Frame 1 (no input): blank canvas, image omitted
Frame 60 (the mouse pressed at the canvas centre just before this capture): blank canvas, image omitted
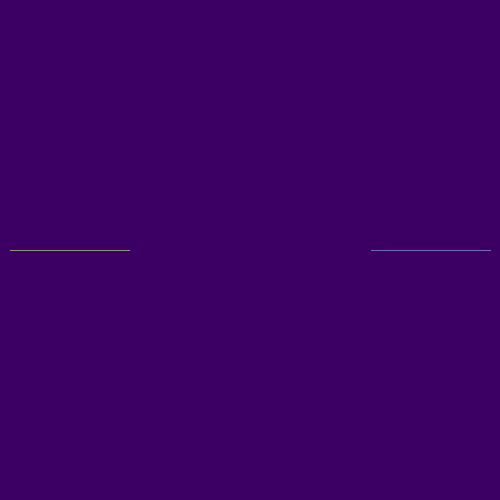
Frame 120 (the mouse held since frame 60 and released just before this capture)

The Processing sketch whose frames 1 and 60 were blank and that drew this single picture after the mouse press (run headless with seeded random() and noise(); from frame 60 on, the mouse is pressed at the canvas centre):

// Processing sketch: processing_78049
// ── processing_78049.pde

//Julie O, CompProg Mods 4/5, Tron Game
/* @pjs globalKeyEvents="true"; */

int x = 10;
int y = 250;
int hdirection = RIGHT;

int cx = 490;
int cy = 250;
int cdirection = LEFT;

boolean gameOver = false;

void setup()
{
  size(500,500);
  background(60,0,100); //(0);
  fill(255); //(255);
  smooth();
  frameRate(100);
  keyCode = RIGHT;
}

void draw()
{
  if(gameOver == true)
  {
    fill(255,0,0);
    textSize(64);
    textAlign(CENTER);
    text("GAME \n\nOVER!",250,175);
  }
  else
    {
      h();
      c();
    }
}

void h()
{
  if(get(x,y) != color(60,0,100)) //background: (60,0,100)
    {
      gameOver = true;
      fill(238,118,0);
      ellipse(250,250,100,100);
      fill(0,0,0);
      rect(225,225,10,25);
      rect(265,225,10,25);
      rect(225,270,50,10);
      fill(255,255,0);
      textSize(44);
      text("You Lost!",150,410);
    }
    if(x>500)
    {
      gameOver = true;
      fill(255,255,0);
      textSize(44);
      text("You Lost!",150,410);
    }
    if(y>500)
    {
      gameOver = true;
      fill(255,255,0);
      textSize(44);
      text("You Lost!",150,410);
    }
    if(x<0)
    {
      gameOver = true;
      fill(255,255,0);
      textSize(44);
      text("You Lost!",150,410);
    }
    if(y<0)
    {
      gameOver = true;
      fill(255,255,0);
      textSize(44);
      text("You Lost!",150,410);
    }
  else
  {
    stroke(127,255,0);
    point(x,y);
    if(keyCode == RIGHT)
    {
      hdirection = RIGHT;
      x++;
    }
    else if(keyCode == UP)
    {
      hdirection = UP;
      y--;
    }
    else if(keyCode == DOWN)
    {
      hdirection = DOWN;
      y++;
    }
    else if(keyCode == LEFT)
    {
      hdirection = LEFT;
      x--;
    }
  }
}
  
void c()
{
  if(get(cx,cy) != color(60,0,100)) //background: (60,0,100)
    {
      gameOver = true;
      fill(238,118,0);
      ellipse(250,250,100,100);
      fill(0,0,0);
      rect(225,225,10,25);
      rect(265,225,10,25);
      rect(225,270,50,10);
      fill(255,255,0);
      textSize(44);
      text("You Won!",150,410);
    }
    if(cx>500)
    {
      gameOver = true;
    }
    if(cy>500)
    {
      gameOver = true;
    }
    if(cx<0)
    {
      gameOver = true;
    }
    if(cy<0)
    {
      gameOver = true;
    }
  else
  {
    stroke(92,172,238);
    point(cx,cy);
    if(cdirection == LEFT)
    {
      cx--;
      if(get(cx-2,cy) != color(60,0,100))
      cdirection = DOWN;
    }
    else if(cdirection == RIGHT)
    {
      cx++;
      if(get(cx+2,cy) != color(60,0,100))
      cdirection = UP;
    }
    else if(cdirection == DOWN)
    {
      cy++;
      if(get(cx,cy+2) != color(60,0,100))
      cdirection = RIGHT;
    }
    else if(cdirection == UP)
    {
      cy--;
      if(get(cx,cy-2) != color(60,0,100))
      cdirection = LEFT;
    }
    if(cx>498)
    {
      cdirection = UP;
    }
    if(cx<2)
    {
      cdirection = DOWN;
    }
    if(cy>498)
    {
      cdirection = RIGHT;
    }
    if(cy<2)
    {
      cdirection = LEFT;
    }
  }
}
